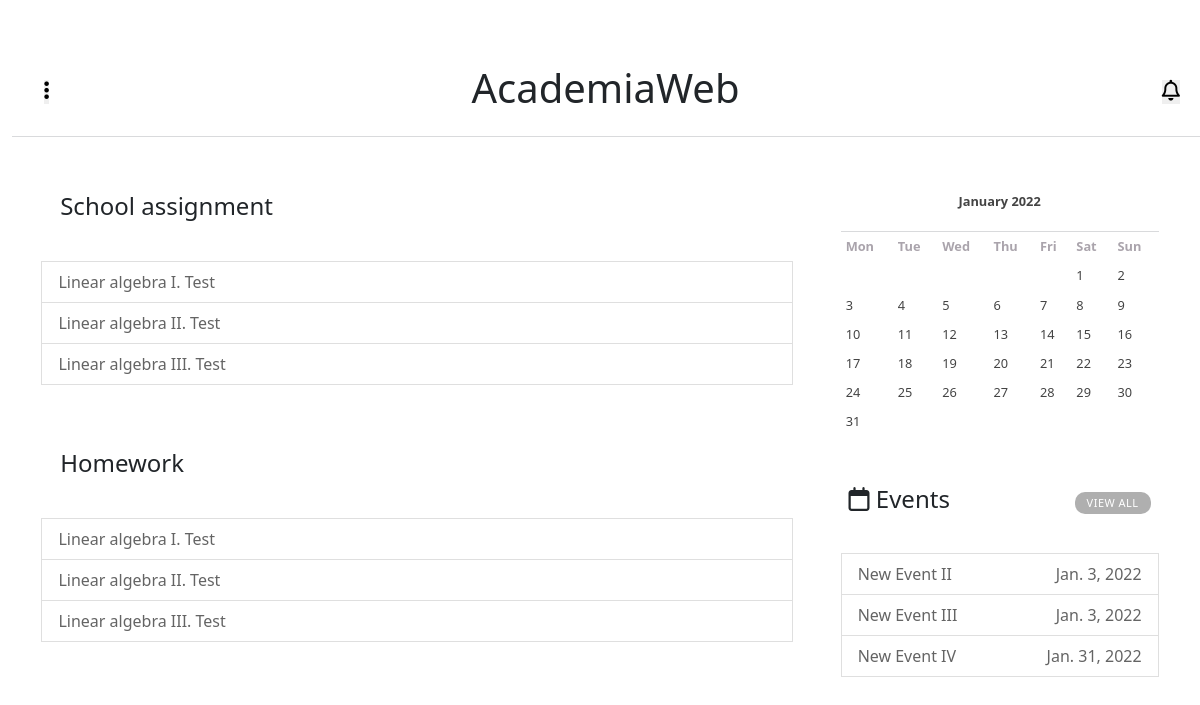
The app's page /home/ (signed in), older data.
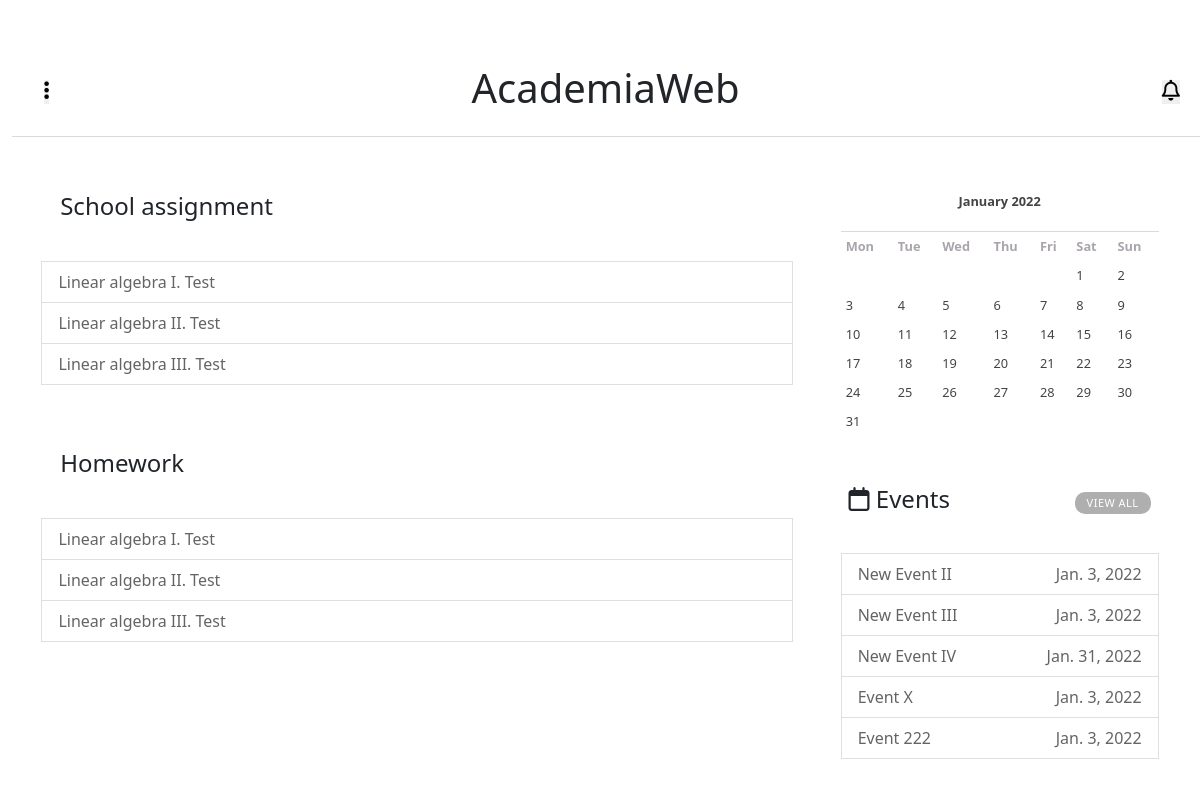
The same page, newer data.
### main_app/models.py (models this page shows, shortened)
class School_Assignment(models.Model):
    topic    = models.ForeignKey(Topic,on_delete=models.CASCADE)
    title    = models.CharField(max_length=50)
    instructions = models.TextField()
    file     = models.FileField(upload_to=location_assignment,null=True,blank=True)
    deadline = models.DateField(null=True,blank=True)
    created  = models.DateTimeField(auto_now=datetime.datetime.now())
    def __str__(self):
        return self.title

class Students_Assignment(models.Model):
    assignment = models.ForeignKey(School_Assignment,on_delete=models.CASCADE)
    student    = models.ForeignKey(to='users.Students',on_delete=models.CASCADE)
    file       = models.FileField(upload_to=location_students_assignment,null=True,blank=True)
    grade      = models.PositiveIntegerField(validators=[MaxValueValidator(10), MinValueValidator(1)],null=True,blank=True)
    status_choice   = (('Passed','Passed'),('Unchecked','Unchecked'),('Failed','Failed'))
    status    = models.CharField(max_length=10, default='Unchecked', choices=status_choice,null=True,blank=True)
    def __str__(self):
        return f"{self.assignment.title}"
    def get_absolute_url(self):
        return f"https://web-academy-heroku.herokuapp.com/courses/{self.assignment.topic.course.id}/topic/{self.assignment.topic.id}/assignments/{self.assignment.id}/students_assignment/{self.id}"

class Events(models.Model):
    id          = models.AutoField(primary_key=True)
    title       = models.CharField(max_length=50)
    message     = models.TextField()
    event_date  = models.DateField()
    year        = models.ForeignKey(SchoolYears,on_delete=models.CASCADE)
    created     = models.DateTimeField(auto_now_add=datetime.datetime.now())
    class Meta():
        verbose_name        = 'Event'
        verbose_name_plural = 'Events'

### main_app/views.py (the view)
# urls.py: path('home/',views.HomeView,name='home'),
@login_required(login_url='login')
def HomeView(request):
    calendar = GetCalendar.calendar()
    events   = Events.objects.filter(event_date__month=timezone.now().month).all()
    list1        = UserObjs.request_user(request.user)['list1']
    list2        = UserObjs.request_user(request.user)['list2']
    user_request = UserObjs.request_user(request.user)['user_request']
    context = {
                'calendar' : calendar,
                'events'   : events,
                'user_request':user_request,
                'list1'    : list1,
                'list2'    : list2
    }
    return render(request,'home.html',context)

### main_app/utils.py (called while the page is built)
    def calendar():
        year     = timezone.now().year
        month    = timezone.now().month
        calendar = HTMLCalendar().formatmonth(theyear=year,themonth=month)
        return calendar

### users/models.py (called while the page is built)
    def __str__(self):
        return self.email

### main_app/templates/home.html (shortened to what this page needs)
{% extends 'base_home.html' %}
{% load static %}
{% block content %}
<link rel="stylesheet" href="{% static 'main_app/css/home.css' %}">
<div class="content">
    <ul class="list-group">
        <div class="first_request">
            <div class="content-title">
                <h4>{{user_request.title1}}</h4>
            </div>
            {% if list1 %}
            {% for r in list1 %}
            <li class="list-group-item">
                <a href=
                "
                {% if get_absolute_url %}
                {{r.get_absolute_url}}
                {% else %}
                {{r.content_id.field.url}}
                {% endif %}
                "
                >
                    <p id="info1">{{r}}</p>
                </a>
            </li>
            {% endfor %}
            {% else %}
            <li class="list-group-item">No Results Found...</li>
            {% endif %}
        </div>
        <div class="second_request" style="margin: 2rem 0 0 0;">
            <div class="content-title">
                <h4>{{user_request.title2}}</h4>
            </div>
            {% if list2 %}
            {% for r in list2 %}
            <li class="list-group-item">
                <a href="{{r.get_absolute_url}}">
                    <p id="info1">{{r}}</p>
                </a>
            </li>
            {% endfor %}
            {% else %}
            <li class="list-group-item">No Results Found...</li>
            {% endif %}
        </div>
    </ul>
    <div class="events">
        <div class="calendar">
            {{calendar|safe}}
        </div>
        <div class="content-title">
            <h4><i class="far fa-calendar"></i> Events</h4>
            <a href="{% url 'events_list' %}">View All</a>
        </div>
        {% if events %}{% for event in events %}
        <li class="list-group-item">
            <a href="{% url 'event_data' event.id  %}">
                <p id="info1">{{event.title}}</p>
                <p id="info2">{{event.event_date}}</p>
            </a>
        </li>
        {% endfor %}{% else %}
        <li class="list-group-item">
            No Results Found...
        </li>{% endif %}
    </div>
</div>
{% endblock %}

Row changes from the older to the newer data that the page shows:
added Events: title "Event X", event_date "Jan. 3, 2022"
added Events: title "Event 222", event_date "Jan. 3, 2022"
